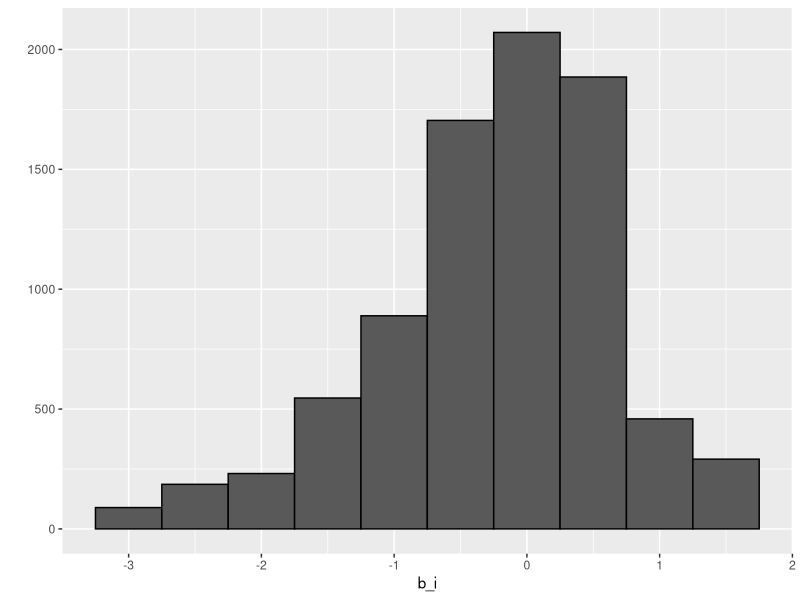
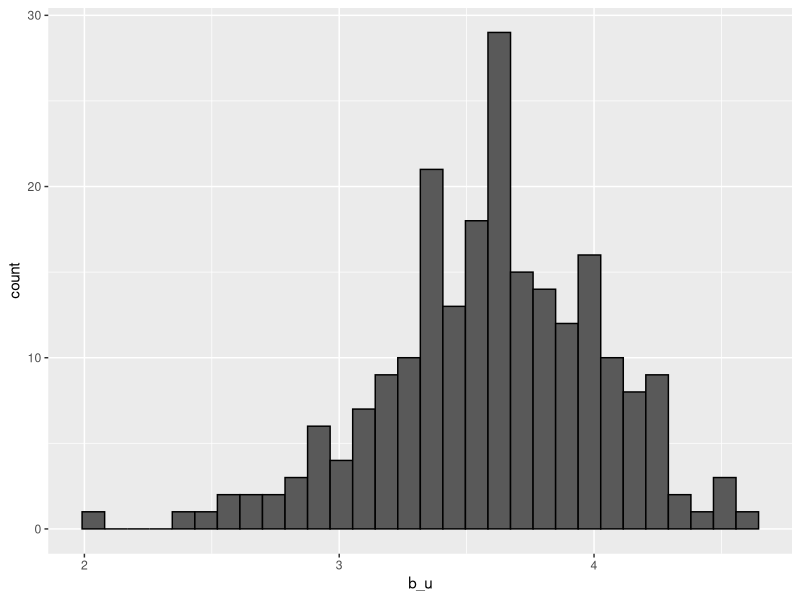
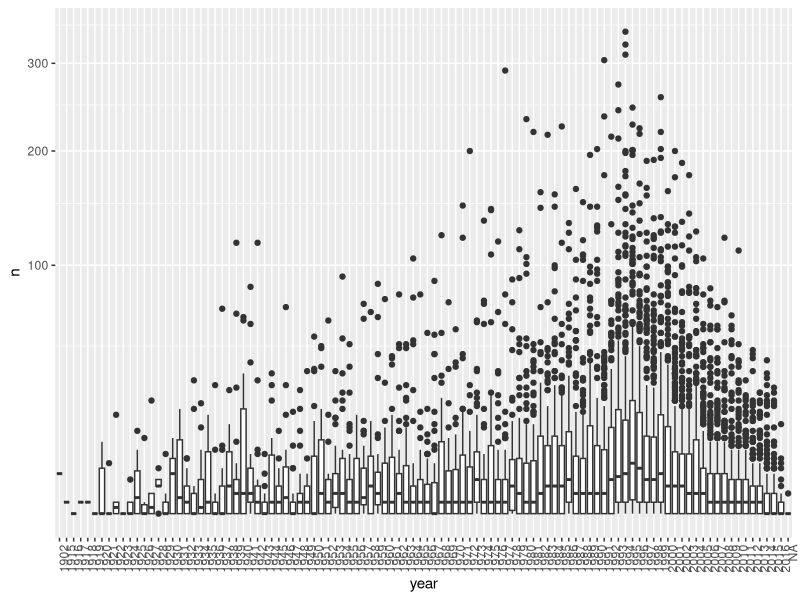
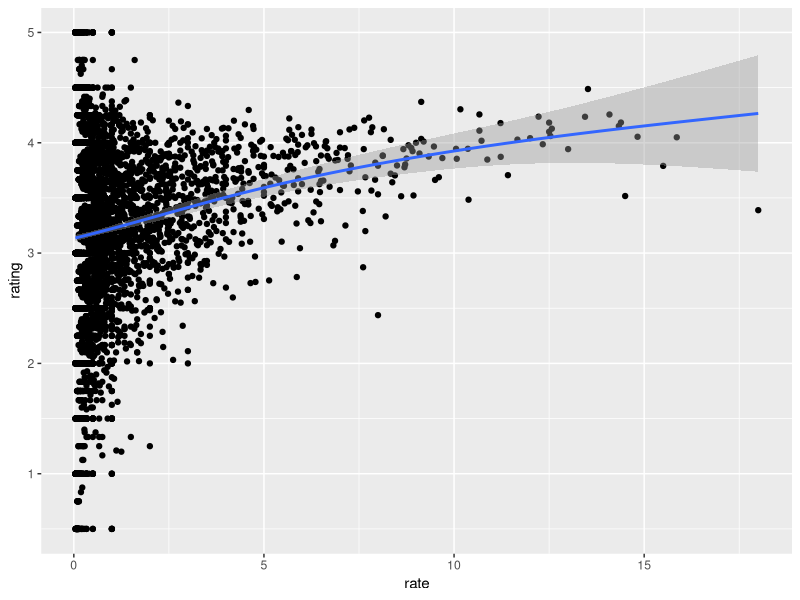
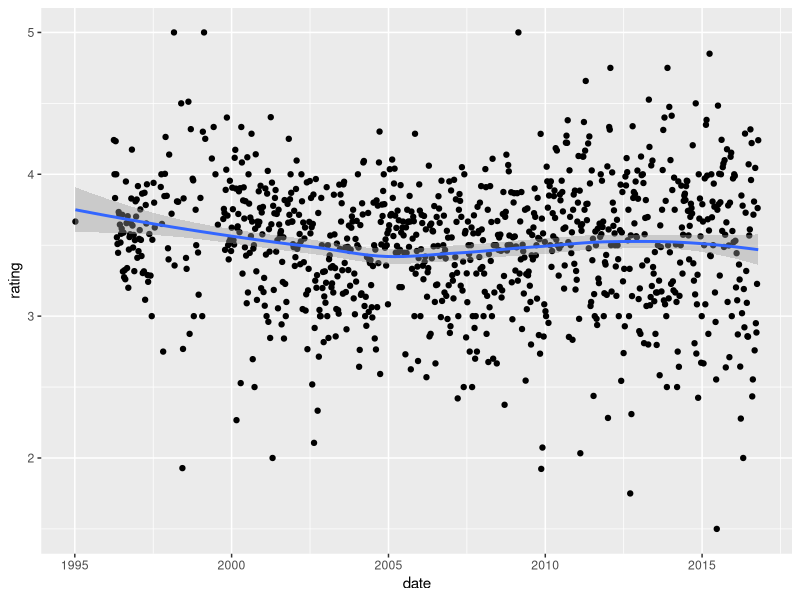
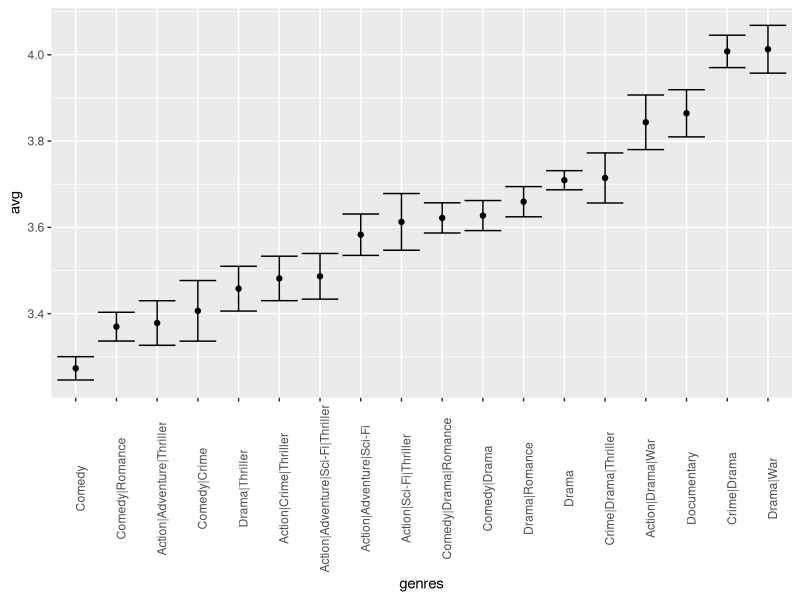
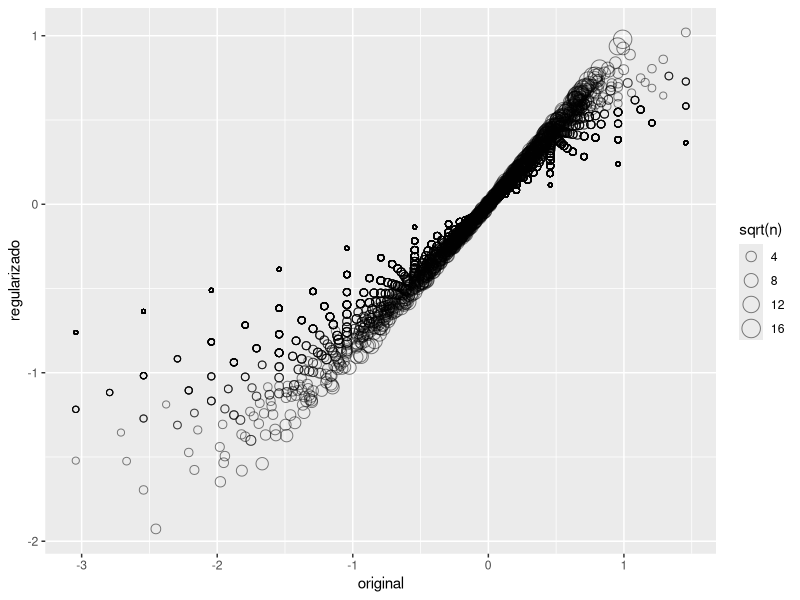

These figures' R source, in order: (Note: this script raises an error after producing the figures.)
library(tidyverse)
library(dslabs)
library(caret)
library(lubridate)
library(ggrepel)
data("movielens")

#para mirar como tabla
movielens %>% as.tibble()

#usuarios unicos
movielens %>%
  summarize(n_users = n_distinct(userId),
            n_movies = n_distinct(movieId))

set.seed(755)
test_index <- createDataPartition(y = movielens$rating,
                                  times = 1, p = 0.2,
                                  list = FALSE)

train_set <- movielens[-test_index,]
test_set <- movielens[test_index,]

#se deben eliminar en el set de evaluación las peliculas
#que no tienen evaluación en el set de entrenamiento

test_set <- test_set %>%
  semi_join(train_set, by = "movieId") %>%
  semi_join(train_set, by = "userId")

#RMSE
RMSE <- function(true_ratings, predicted_ratings){
  sqrt(mean((true_ratings - predicted_ratings)^2))
}

#primer modelo de recomendación
#promedio de todas las calificaciones de las peliculas
mu_hat <- mean(train_set$rating)
mu_hat

#se aplica a todas las calificaciones desconocidas el mu_hat
naive_rmse <- RMSE(test_set$rating,mu_hat)
naive_rmse

#ese resultado es muy inocente y se puede mejorar
#pero que se ponga el resultado en una tabla para comparar

rmse_results <- tibble(method = "Solo el promedio", RMSE = naive_rmse)

rmse_results
#PERO EL RESULTADO DEL PROMEDIO AÚN ES MEJOR QUE UN RESULTADO AL AZAR
#por ejemplo si se replica el 3 en cada una de las peliculas
#que tienen rating y luego se compara con lo efectivamente puesto

alazar <- rep(3, nrow(test_set))
RMSE(test_set$rating, alazar)

#?lm
#midiendo con modelo lineal para 
#ver por promedio simple las calificaciones
#de cada una de las películas
#pero no es lo mejor con lm porque tarda mucho
#fit <- lm(rating ~ as.factor(movieId), data = movielens)

#se podría hacer con un promedio simple de cada una de las películas
mu <- mean(train_set$rating)
mu
#si restamos el mu del ratig. querria
#decir que la calificación máxima sería 1.5

movie_avgs <- train_set %>%
  group_by(movieId) %>%
  summarize(b_i = mean(rating  - mu))

qplot(b_i, data = movie_avgs, bins = 10, color = I("black"))

predicted_ratings <- mu + test_set %>%
  left_join(movie_avgs, by="movieId") %>%
  pull (b_i)

RMSE(predicted_ratings, test_set$rating)

#ya existe mejora a un promedio simple

#ver si hay algún efecto de usuario
#cuál es la calificación promedio de aquellos usuarios
#que han calificado más de 100 películas

train_set %>%
  group_by(userId) %>%
  filter(n()>=100) %>%
  summarize(b_u = mean(rating)) %>%
  ggplot(aes(b_u)) +
  geom_histogram(bins = 30, color = "black")

#entonces lo que se tendría que hacer es 
#es una modelación lineal lm 
#lm(rating ~ as.factor(movieId) + as.factor(userId))

#pero sería lento, entonces lo que se hará es una aproximación
#calculo de mu y rating de peli y estimando al usuario

user_avgs <- train_set %>%
  left_join(movie_avgs, by = "movieId") %>%
  group_by(userId) %>%
  summarize(b_u = mean(rating - mu - b_i))

#ahora construyendo los predictores y ver si mejora el RMSE
predicted_ratings <- test_set %>%
  left_join(movie_avgs, by="movieId") %>%
  left_join(user_avgs, by= "userId") %>%
  mutate(pred = mu + b_i + b_u) %>%
  pull(pred)

RMSE(predicted_ratings, test_set$rating)


#ME HE QUEDADO EN LA PAGINA 679
#EL APARTADO 33.8
#Q1. Compute the number of ratings for each movie and then plot it against the year the movie came out. Use the square root transformation on the counts.
#What year has the highest median number of ratings?

movielens %>% group_by(movieId) %>%
  summarize(n = n(), year = as.character(first(year))) %>%
  qplot(year, n, data = ., geom = "boxplot") +
  coord_trans(y = "sqrt") +
  theme(axis.text.x = element_text(angle = 90, hjust = 1))

#2. Vemos que, en promedio, las películas que salieron después de 1993 obtienen más calificaciones. También vemos que con las películas más nuevas, a partir de 1993, el número de
#calificaciones disminuye con el año: entre más reciente sea una película, menos tiempo han
#tenido los usuarios para calificarla.
#Entre las películas que salieron en 1993 o más tarde, ¿cuáles son las 25 películas con más
#calificaciones por año? Además, indique la calificación promedio.

movielens %>%
  filter(year >= 1993) %>%
  group_by(movieId) %>%
  summarize(n = n(), years = 2018 - first(year),
            title = title[1],
            rating = mean(rating)) %>%
  mutate(rate = n/years) %>%
  top_n(25, rate) %>%
  arrange(desc(rate))

#3. De la tabla construida en el ejemplo anterior, vemos que las películas mejor calificadas
#tienden a tener calificaciones superiores al promedio. Esto no es sorprendente: más personas
#ven películas populares. Para confirmar esto, estratifique las películas posteriores a 1993 por
#calificaciones por año y calcule sus calificaciones promedio. Haga un gráfico de la calificación
#promedio versus calificaciones por año y muestre un estimador de la tendencia.

movielens %>%
  filter(year >= 1993) %>%
  group_by(movieId) %>%
  summarize(n = n(), years = 2017 - first(year),
            title = title[1],
            rating = mean(rating)) %>%
  mutate(rate = n/years) %>%
  ggplot(aes(rate, rating)) +
  geom_point() +
  geom_smooth()

#Q5. The movielens dataset also includes a time stamp. This variable represents the time and data in which the rating was provided. The units are seconds since January 1, 1970. Create a new column date with the date.

movielens <- mutate(movielens, date = as_datetime(timestamp))

head(movielens)

#6. Calcule la calificación promedio de cada semana y calcule este promedio para cada día.
#Sugerencia: use la función round_date antes de group_by.

movielens %>% mutate(date = round_date(date, unit = "week")) %>%
  group_by(date) %>%
  summarize(rating = mean(rating)) %>%
  ggplot(aes(date, rating)) +
  geom_point() +
  geom_smooth()

#7. El gráfico muestra alguna evidencia de un efecto temporero. Si definimos 𝑑𝑢,𝑖 como el día
#que el usuario 𝑢 hizo su calificación de la película 𝑖, ¿cuál de los siguientes modelos es el
#más apropiado?

#d. 𝑌𝑢,𝑖 = 𝜇 + 𝑏𝑖 + 𝑏𝑢 + 𝑓(𝑑𝑢,𝑖) + 𝜀𝑢,𝑖, con 𝑓 una función suave de 𝑑𝑢,𝑖.

#8 8. Los datos movielens también tienen un columna genres. Esta columna incluye todos
#los géneros que aplican a la película. Algunas películas pertenecen a varios géneros. Defina
#una categoría como cualquier combinación que aparezca en esta columna. Mantenga solo
#categorías con más de 1,000 calificaciones. Luego, calcule el promedio y error estándar para
#cada categoría. Grafique estos usando diagramas de barras de error.

movielens %>% group_by(genres) %>%
  summarize(n = n(), avg = mean(rating), se = sd(rating)/sqrt(n())) %>%
  filter(n >= 1000) %>%
  mutate(genres = reorder(genres, avg)) %>%
  ggplot(aes(x = genres, y = avg, ymin = avg - 2*se, ymax = avg + 2*se)) +
  geom_point() +
  geom_errorbar() +
  theme(axis.text.x = element_text(angle = 90, hjust = 0.5))

#33.9 Regularización
#probemos con sólo el b_i para seleccionar los errores de peliculas
test_set %>%
  left_join(movie_avgs, by= "movieId") %>%
  mutate(residual = rating - (mu + b_i)) %>%
  arrange(desc(abs(residual))) %>%
  slice(1:10) %>%
  pull (title)

test_set %>% 
  left_join(movie_avgs, by='movieId') %>%
  mutate(residual = rating - (mu + b_i)) %>%
  arrange(desc(abs(residual))) %>%  
  slice(1:10) %>% 
  pull(title)

movie_titles <- movielens %>% 
  select(movieId, title) %>%
  distinct()

#segun el primer estimador, las 10 mejores peliculas

movie_avgs %>% left_join(movie_titles, by="movieId") %>%
  arrange(desc(b_i)) %>% 
  slice(1:10)  %>% 
  pull(title)

#segun el primer estimador, las 10 peores peliculas

movie_avgs %>% left_join(movie_titles, by="movieId") %>%
  arrange(b_i) %>% 
  slice(1:10)  %>% 
  pull(title)

#todas desconocidas, ver la frecuencia de calificación

train_set %>% count(movieId) %>%
  left_join(movie_avgs, by="movieId") %>%
  left_join(movie_titles, by= "movieId") %>%
  arrange(desc(b_i)) %>%
  slice(1:10) %>%
  pull(n)

train_set %>% count(movieId) %>%
  left_join(movie_avgs, by="movieId") %>%
  left_join(movie_titles, by= "movieId") %>%
  arrange(b_i) %>%
  slice(1:10) %>%
  pull(n)

#penalizando a las pelis que no tienen muchas valoraciones

lambda <- 3

mu <- mean(train_set$rating)

#regularizando los promedios de las peliculas
movie_reg_avgs <- train_set %>%
  group_by(movieId) %>%
  summarize(b_i = sum(rating - mu)/(n()+lambda), n_i = n())

#comparación de los promedios simples y los regularizados

tibble(original = movie_avgs$b_i,
       regularizado = movie_reg_avgs$b_i,
       n = movie_reg_avgs$n_i) %>%
  ggplot(aes(original, regularizado, size=sqrt(n))) +
  geom_point(shape=1, alpha=0.5)

#ahora veamos las 10 mejores peliculas
train_set %>%
  count(movieId) %>%
  left_join(movie_reg_avgs, by = "movieId") %>%
  left_join(movie_titles, by = "movieId") %>%
  arrange(desc(b_i)) %>%
  slice(1:10) %>%
  pull(title)

#las peores peliculas
train_set %>%
  count(movieId) %>%
  left_join(movie_reg_avgs, by = "movieId") %>%
  left_join(movie_titles, by = "movieId") %>%
  arrange(b_i) %>%
  slice(1:10) %>%
  pull(title)

#los resultados mejoraron?
predicted_ratings_con_penalizacion <- test_set %>%
  left_join(movie_reg_avgs, by="movieId") %>%
  mutate(pred = mu + b_i) %>%
  pull (pred)
RMSE(predicted_ratings_con_penalizacion, test_set$rating)

#pero como se podría elegir la cantidad para penalizar
#como podríamos saber los valores de ajuste lambda
#validación cruzada

lambdas <- seq(0,10,0.25)
mu <- mean(train_set$rating)
solo_la_suma <- train_set %>%
  group_by(movieId) %>%
  summarize(s = sum(rating - mu), n_i = n())

rmses <- sapply(lambdas, function(l){
  predicted_ratings <- test_set %>%
    left_join(solo_la_suma, by="movieId") %>%
    mutate(b_i = s/(n_i+1)) %>%
    mutate(pred = mu + b_i) %>%
    pull(pred)
  return(RMSE(predicted_ratings, test_set$rating))
})
rmses <- sapply(lambdas, function(l){
  predicted_ratings <- test_set %>%
    left_join(just_the_sum, by='movieId') %>%
    mutate(b_i = s/(n_i+l)) %>%
    mutate(pred = mu + b_i) %>%
    pull(pred)
  return(RMSE(predicted_ratings, test_set$rating))
})

just_the_sum <- train_set %>%
  group_by(movieId) %>%
  summarize(s = sum(rating - mu), n_i = n())
rmses <- sapply(lambdas, function(l){
  predicted_ratings <- test_set %>%
    left_join(just_the_sum, by='movieId') %>%
    mutate(b_i = s/(n_i+l)) %>%
    mutate(pred = mu + b_i) %>%
    pull(pred)
  return(RMSE(predicted_ratings, test_set$rating))
})
qplot(lambdas, rmses)
lambdas[which.min(rmses)]

#el anterior ejemplo solo es para fines ilustrativos. en realdiad se tendría que hacer con solo el set de entrenamiento

lambdas <- seq(0, 10, 0.25)
rmses <- sapply(lambdas, function(l){
  mu <- mean(train_set$rating)
  b_i <- train_set %>%
    group_by(movieId) %>%
    summarize(b_i = sum(rating - mu)/(n()+l))
  b_u <- train_set %>%
    left_join(b_i, by="movieId") %>%
    group_by(userId) %>%
    summarize(b_u = sum(rating - b_i - mu)/(n()+l))
  predicted_ratings <-
    test_set %>%
    left_join(b_i, by = "movieId") %>%
    left_join(b_u, by = "userId") %>%
    mutate(pred = mu + b_i + b_u) %>%
    pull(pred)
  return(RMSE(predicted_ratings, test_set$rating))
})
qplot(lambdas, rmses)

lambda <- lambdas[which.min(rmses)]
lambda

#ME QUEDE EN 33.11 PAGINA 688

#FACTORIZACIÓN DE MATRICES
#solo se cogerá a las peliculas que tienen hartas evaluaciones y a usuarios que hicieron hartas evaluaciones
train_small <- movielens %>%
  group_by(movieId) %>%
  filter(n() >=50 | movieId == 3252) %>%
  ungroup() %>%
  group_by(userId) %>%
  filter(n() >= 50) %>%
  ungroup()

y <- train_small %>%
  select(userId, movieId, rating) %>%
  pivot_wider(names_from = "movieId", values_from = "rating") %>%
  as.matrix()
#añadir nombre de fila y columna
rownames(y) <- y[,1]
y <- y[,-1]

movie_titles <- movielens %>%
  select(movieId, title) %>%
  distinct()

colnames(y) <- with(movie_titles,  title[match(colnames(y), movieId)])

#convertimos en residus eliminando los efectos de columna y fila

y <- sweep(y, 2, colMeans(y, na.rm = TRUE))
y <- sweep(y, 1, rowMeans(y, na.rm = TRUE))

m_1 <- "Godfather, The"
m_2 <- "Godfather: Part II, The"
p1 <- qplot(y[ ,m_1], y[,m_2], xlab = m_1, ylab = m_2)

m_3 <- "Goodfellas"
p2 <- qplot(y[ ,m_1], y[,m_3], xlab = m_1, ylab = m_3)

m_4 <- "You've Got Mail"
m_5 <- "Sleepless in Seattle"
p3 <- qplot(y[,m_4], y[,m_5], xlab = m_4, ylab = m_5)

gridExtra::grid.arrange(p1,p2,p3, ncol=3)

#acortando nombres de las pelis
x <- y[, c(m_1, m_2, m_3, m_4, m_5)]
short_names <- c("Godfather", "Godfather2", "Goodfellas",
                 "You've Got", "Sleepless")
colnames(x) <- short_names
cor(x, use = "pairwise.complete")

#esto lo saqué del codigo del curso
set.seed(1)
options(digits = 2)
Q <- matrix(c(1, 1, 1, -1, 1), ncol = 1)
rownames(Q) <- c(m_1, m_2, m_3, m_4, m_5)
P <- matrix(rep(c(2,0,-2), c(3,5,4)), ncol = 1)
rownames(P) <- 1:nrow(P)

X <- jitter(P%*%t(Q))
X %>% knitr::kable(align = "c")

cor(X)

t(Q) %>% knitr::kable(align = "c")

P

set.seed(1)
options(digits = 2)
m_6 <- "Scent of a Woman"
Q <- cbind(c(1,1,1,-1,-1,-1),
           c(1,1,-1,-1,-1,1))

rownames(Q) <- c(m_1,m_2,m_3,m_4,m_5,m_6)

P <- cbind(rep(c(2,0,-2), c(3,5,4)),
           c(-1,1,1,0,0,1,1,1,0,-1,-1,-1))/2

rownames(P) <- 1:nrow(X)

X <- jitter(P%*%t(Q), factor = 1)
X %>% knitr::kable(align = "c")

cor(X)

t(Q) %>% knitr::kable(align = "c")

P

six_movies <- c(m_1,m_2,m_3,m_4,m_5,m_6)
tmp <- y[,six_movies]
cor(tmp, use = "pairwise.complete")

#SVD y PCA

y[is.na(y)] <- 0
pca <- prcomp(y)

dim(pca$rotation)

dim(pca$x)

qplot(1:nrow(x), pca$sdev, xlab = "PC")
plot(pca$sdev)

var_explained <- cumsum(pca$sdev^2/sum(pca$sdev^2))
plot(var_explained)

pcs <- data.frame(pca$rotation, name = colnames(y))
pcs %>% ggplot(aes(PC1, PC2)) + geom_point() +
  geom_text_repel(aes(PC1, PC2, label = name),
                  data = filter(pcs,
                                PC1 < -0.1 | PC1 > 0.1 | PC2 < -0.075 | PC2 > 0.1))


pcs %>% select(name, PC1) %>% arrange(PC1) %>% slice(1:10)

pcs %>% select(name, PC1) %>% arrange(desc(PC1)) %>% slice(1:10)

pcs %>% select(name, PC2) %>% arrange(PC2) %>% slice(1:10)

pcs %>% select(name, PC2) %>% arrange(desc(PC2)) %>% slice(1:10)
